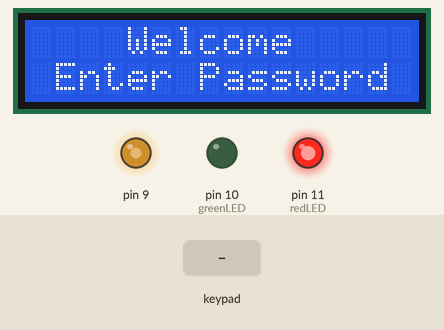
A sketch run on a simulated Arduino Uno, built with avr-gcc and run on an emulated ATmega328P. On the bench: 16×2 character LCD, output pins drawn as LEDs (lit = HIGH). The test bench sets the inputs (shaded band).

Above: at 1.2 s.
1.3 s: keypad keys 1 4 2 4 pressed 0.4 s apart
At 3.4 s:
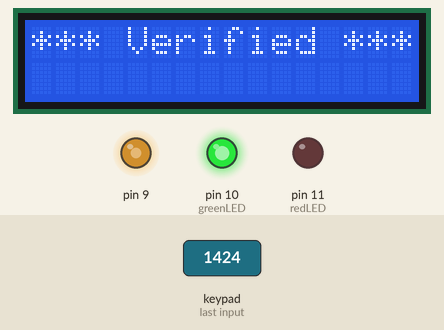
At 5.9 s:
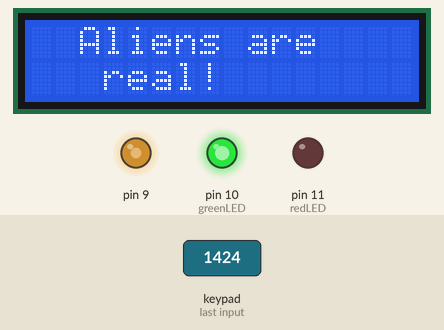
Timing chart, 0 to 14.0 s (numbered marks = the images above; inputs shaded):
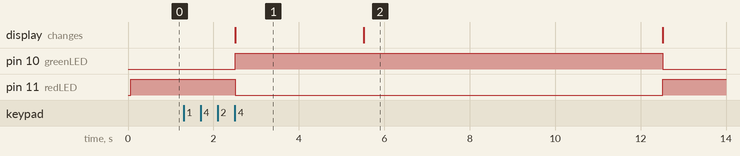

The sketch:

SecretCode.ino
```cpp
/* Arduino Security System with Keypad and LCD */

#include <LiquidCrystal.h>  //include LCD library
#include <Keypad.h>  //include Keypad library

//define LED pins
#define redLED 11
#define greenLED 10

char* password ="1424";  //create a password
int pos = 0;  //keypad position

const byte rows = 4;  //number of rows and columns of the keypad
const byte cols = 4;

char keyMap[rows][cols] =
{ //define the symbols on the buttons of the keypad
  {'1', '2', '3', 'A'},
  {'4', '5', '6', 'B'},
  {'7', '8', '9', 'C'},
  {'*', '0', '#', 'D'}
};

byte rowPins[rows] = {1, 2, 3, 4};  //pins of the keypad
byte colPins[cols] = {5, 6, 7, 8};

Keypad myKeypad = Keypad(makeKeymap(keyMap), rowPins, colPins, rows, cols);

LiquidCrystal lcd (A0, A1, A2, A3, A4, A5);  //pins of the LCD (RS, E, D4, D5, D6, D7)

void setup()
{
  analogWrite(9, 150);  //LCD contrast
  lcd.begin(16, 2);
  pinMode(redLED, OUTPUT);  //set the LED as an output
  pinMode(greenLED, OUTPUT);
  setLock(true);  //lock the system
}

void loop()
{
  char whichKey = myKeypad.getKey();  //detect which key is pressed with getKey()

  lcd.setCursor(0, 0);
  lcd.print("    Welcome");
  lcd.setCursor(0, 1);
  lcd.print(" Enter Password");

  if(whichKey == '*' || whichKey == '#' || whichKey == 'A' || whichKey == 'B' || whichKey == 'C' || whichKey == 'D') //invalid keys
  {
    pos = 0;
    setLock(true);
    lcd.clear();
    lcd.setCursor(0, 0);
    lcd.print("  Invalid Key!");
    delay(1000);
    lcd.clear();
  }

  if(whichKey == password[pos])
    pos++;  //increment pos for each matched character

  if(pos == 4)  //password matched
  {
    setLock(false);  //unlock the system
    lcd.clear();
    lcd.setCursor(0, 0);
    lcd.print("*** Verified ***");
    delay(3000);

    //display secret message
    lcd.clear();
    lcd.setCursor(0, 0);
    lcd.print("  Aliens are");
    lcd.setCursor(0, 1);
    lcd.print("   real!");

    //after a delay of 7 seconds, lock back the system
    delay(7000);
    lcd.clear();
    setLock(true);
    pos = 0;
  }
}

void setLock(int locked)
{
  if(locked)
  {
    digitalWrite(redLED, HIGH);  //red LED indicates that the system is locked
    digitalWrite(greenLED, LOW);
  }
  else
  {
    digitalWrite(redLED, LOW);
    digitalWrite(greenLED, HIGH);  //green LED indicates that the system is unlocked
  }
}
```

Measured:
- after the input at 1.3 s, pin 10 (greenLED): LOW → HIGH after 1.2 s, → LOW 10.0 s later; pin 11 (redLED): HIGH → LOW after 1.2 s, → HIGH 10.0 s later; the display: changes after 1.2 s (image 1)
- what the display in image 1 shows lasts 3.0 s, from 2.5 s to 5.5 s
